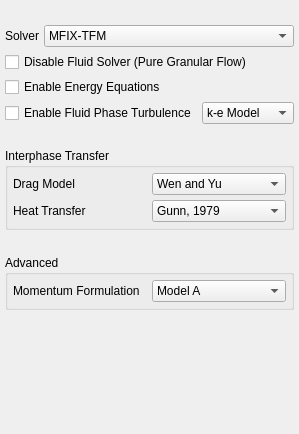
<?xml version="1.0" encoding="UTF-8"?>
<ui version="4.0">
 <class>model_setup</class>
 <widget class="QWidget" name="model_setup">
  <property name="geometry">
   <rect>
    <x>0</x>
    <y>0</y>
    <width>299</width>
    <height>434</height>
   </rect>
  </property>
  <layout class="QGridLayout" name="gridLayout_15">
   <property name="margin">
    <number>5</number>
   </property>
   <property name="spacing">
    <number>5</number>
   </property>
   <item row="4" column="1">
    <widget class="QComboBox" name="comboBox_6">
     <item>
      <property name="text">
       <string>k-e Model</string>
      </property>
     </item>
    </widget>
   </item>
   <item row="0" column="0">
    <spacer name="verticalSpacer_2">
     <property name="orientation">
      <enum>Qt::Vertical</enum>
     </property>
     <property name="sizeType">
      <enum>QSizePolicy::Minimum</enum>
     </property>
     <property name="sizeHint" stdset="0">
      <size>
       <width>20</width>
       <height>20</height>
      </size>
     </property>
    </spacer>
   </item>
   <item row="9" column="0">
    <spacer name="verticalSpacer_3">
     <property name="orientation">
      <enum>Qt::Vertical</enum>
     </property>
     <property name="sizeHint" stdset="0">
      <size>
       <width>20</width>
       <height>120</height>
      </size>
     </property>
    </spacer>
   </item>
   <item row="5" column="0">
    <spacer name="verticalSpacer_9">
     <property name="orientation">
      <enum>Qt::Vertical</enum>
     </property>
     <property name="sizeHint" stdset="0">
      <size>
       <width>20</width>
       <height>20</height>
      </size>
     </property>
    </spacer>
   </item>
   <item row="4" column="0">
    <widget class="QCheckBox" name="checkBox_3">
     <property name="text">
      <string>Enable Fluid Phase Turbulence</string>
     </property>
    </widget>
   </item>
   <item row="7" column="0">
    <spacer name="verticalSpacer_10">
     <property name="orientation">
      <enum>Qt::Vertical</enum>
     </property>
     <property name="sizeHint" stdset="0">
      <size>
       <width>20</width>
       <height>20</height>
      </size>
     </property>
    </spacer>
   </item>
   <item row="2" column="0" colspan="2">
    <widget class="QCheckBox" name="checkBox">
     <property name="text">
      <string>Disable Fluid Solver (Pure Granular Flow)</string>
     </property>
    </widget>
   </item>
   <item row="3" column="0" colspan="2">
    <widget class="QCheckBox" name="energy_eq">
     <property name="text">
      <string>Enable Energy Equations</string>
     </property>
    </widget>
   </item>
   <item row="6" column="0" colspan="2">
    <widget class="QGroupBox" name="groupBox">
     <property name="title">
      <string>Interphase Transfer</string>
     </property>
     <property name="flat">
      <bool>true</bool>
     </property>
     <layout class="QGridLayout" name="gridLayout_12">
      <property name="margin">
       <number>5</number>
      </property>
      <property name="spacing">
       <number>5</number>
      </property>
      <item row="0" column="1">
       <widget class="QComboBox" name="comboBox_3">
        <item>
         <property name="text">
          <string>Wen and Yu</string>
         </property>
        </item>
       </widget>
      </item>
      <item row="0" column="0">
       <widget class="QLabel" name="label_7">
        <property name="text">
         <string>Drag Model</string>
        </property>
       </widget>
      </item>
      <item row="1" column="0">
       <widget class="QLabel" name="label_8">
        <property name="text">
         <string>Heat Transfer</string>
        </property>
       </widget>
      </item>
      <item row="1" column="1">
       <widget class="QComboBox" name="comboBox_4">
        <item>
         <property name="text">
          <string>Gunn, 1979</string>
         </property>
        </item>
       </widget>
      </item>
     </layout>
    </widget>
   </item>
   <item row="8" column="0" colspan="2">
    <widget class="QGroupBox" name="groupBox_6">
     <property name="title">
      <string>Advanced</string>
     </property>
     <property name="flat">
      <bool>true</bool>
     </property>
     <layout class="QGridLayout" name="gridLayout_13">
      <property name="margin">
       <number>5</number>
      </property>
      <property name="spacing">
       <number>5</number>
      </property>
      <item row="0" column="0">
       <widget class="QLabel" name="label_26">
        <property name="layoutDirection">
         <enum>Qt::LeftToRight</enum>
        </property>
        <property name="text">
         <string>Momentum Formulation</string>
        </property>
        <property name="alignment">
         <set>Qt::AlignLeading|Qt::AlignLeft|Qt::AlignVCenter</set>
        </property>
       </widget>
      </item>
      <item row="0" column="1">
       <widget class="QComboBox" name="comboBox_5">
        <item>
         <property name="text">
          <string>Model A</string>
         </property>
        </item>
       </widget>
      </item>
     </layout>
    </widget>
   </item>
   <item row="1" column="0" colspan="2">
    <widget class="QFrame" name="frame_9">
     <property name="frameShape">
      <enum>QFrame::NoFrame</enum>
     </property>
     <property name="frameShadow">
      <enum>QFrame::Plain</enum>
     </property>
     <layout class="QGridLayout" name="gridLayout_2">
      <property name="margin">
       <number>0</number>
      </property>
      <property name="spacing">
       <number>5</number>
      </property>
      <item row="0" column="0">
       <widget class="QLabel" name="label_6">
        <property name="sizePolicy">
         <sizepolicy hsizetype="Maximum" vsizetype="Preferred">
          <horstretch>0</horstretch>
          <verstretch>0</verstretch>
         </sizepolicy>
        </property>
        <property name="text">
         <string>Solver</string>
        </property>
       </widget>
      </item>
      <item row="0" column="1">
       <widget class="QComboBox" name="comboBox_keyXXword_solver">
        <item>
         <property name="text">
          <string>MFIX-TFM</string>
         </property>
        </item>
        <item>
         <property name="text">
          <string>MFIX-PIC</string>
         </property>
        </item>
        <item>
         <property name="text">
          <string>MFIX-DEM</string>
         </property>
        </item>
       </widget>
      </item>
     </layout>
    </widget>
   </item>
  </layout>
 </widget>
 <resources/>
 <connections/>
</ui>
